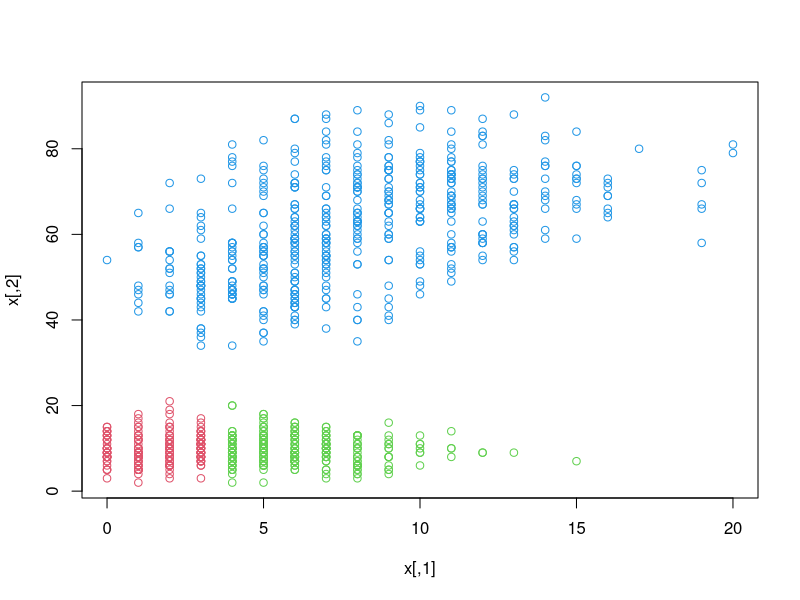

R code for this plot:
## Author: Sergio García Prado

rm(list = ls())

library(magrittr)

# Dimensions
d <- 2

# Mixtures
k <- 3

# Cases
n <- 1000

p <- matrix(c(0.1, 0.5,
              0.6, 0.2,
              0.3, 0.3),
            3, 2, byrow = TRUE)

lambda <- matrix(c( 1, 10,
                    5, 50,
                   10, 70),
                 3, 2, byrow = TRUE)

x <- sapply(1:d, function(i) {
    sapply(1:k, function(j){
      rpois(n * p[j, i], lambda[j, i])
    }) %>%
    unlist()
  }) %>%
  unlist() %>%
  matrix(n, d)


LogLikeliHoodPoisson <- function(lambda, x) {
 logL <- sapply(1:length(lambda), function(i) {
      sum(dpois(x[, i], lambda[i], log = TRUE))
    }) %>%
    sum()
 return(logL)
}

NegativeLogLikeliHoodPoisson <- function(...) {
 - LogLikeliHoodPoisson(...)
}

OptimizeLambda <- function(x) {
  # opt <- optim(runif(2), NegativeLogLikeliHoodPoisson, x = x,
  #              lower = 10e-4, upper = Inf, method = "L-BFGS-B")
  # lambda.hat <- opt$par
  lambda.hat <- colMeans(x)
  return(lambda.hat)
}

CalculateB <- function(x, lambda) {
  apply(x, 1, function(obs) {
    sapply(1:nrow(lambda), function(i) {
         sum(dpois(obs, lambda[i, ], log = TRUE))
      }) %>% which.max()
  })
}


OptimizeMultiVariantPoissonMixtureEM <- function(x, k, d) {
  lambda <- (1:d) %>%
    sapply(function(i) {
      sort(runif(k, min = min(x[, i]), max = max(x[, i])))
    })

  b <- CalculateB(x, lambda)
  b.old <- rep(0, n)

  i <- 0
  while (any(b != b.old)) {
    # Fijamos criterio de convergencia en la estabilización de etiquetas de la mixtura.
    # Ya que cuando esta se estabiliza, los EMV de lambda no variarán.

    i <- i + 1
    lambda <- sapply(1:k, function(j) {
      OptimizeLambda(x[b == j, ])
    }) %>% t()

    b.old <- b
    b <- CalculateB(x, lambda)
  }

  p <- (1:k) %>%
   sapply(function(i) {
     mean(b == i)
   })

  result <- list(lambda = lambda,
                 group = b,
                 steps = i,
                 ratios = p
               )
  return(result)
}

a <- OptimizeMultiVariantPoissonMixtureEM(x, k, d)


plot(x, col = a$group + 1)
